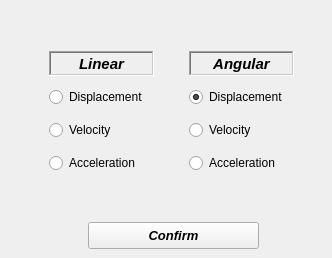
       <widget class="QWidget" name="tab_5">
        <attribute name="title">
         <string>Data setup</string>
        </attribute>
        <widget class="QWidget" name="gridLayoutWidget_3">
         <property name="geometry">
          <rect>
           <x>20</x>
           <y>42</y>
           <width>303</width>
           <height>141</height>
          </rect>
         </property>
         <layout class="QGridLayout" name="gridLayout_3">
          <property name="topMargin">
           <number>0</number>
          </property>
          <item row="1" column="0">
           <widget class="QRadioButton" name="radioButton_linear_disp">
            <property name="maximumSize">
             <size>
              <width>100</width>
              <height>20</height>
             </size>
            </property>
            <property name="sizeIncrement">
             <size>
              <width>0</width>
              <height>0</height>
             </size>
            </property>
            <property name="text">
             <string>Displacement</string>
            </property>
            <property name="shortcut">
             <string/>
            </property>
            <property name="checked">
             <bool>false</bool>
            </property>
            <property name="autoExclusive">
             <bool>true</bool>
            </property>
           </widget>
          </item>
          <item row="3" column="0">
           <widget class="QRadioButton" name="radioButton_linear_acc">
            <property name="sizePolicy">
             <sizepolicy hsizetype="Minimum" vsizetype="Fixed">
              <horstretch>0</horstretch>
              <verstretch>0</verstretch>
             </sizepolicy>
            </property>
            <property name="maximumSize">
             <size>
              <width>95</width>
              <height>20</height>
             </size>
            </property>
            <property name="sizeIncrement">
             <size>
              <width>20</width>
              <height>20</height>
             </size>
            </property>
            <property name="layoutDirection">
             <enum>Qt::LeftToRight</enum>
            </property>
            <property name="autoFillBackground">
             <bool>false</bool>
            </property>
            <property name="text">
             <string>Acceleration</string>
            </property>
            <property name="checked">
             <bool>false</bool>
            </property>
            <property name="autoExclusive">
             <bool>true</bool>
            </property>
           </widget>
          </item>
          <item row="0" column="0">
           <widget class="QLabel" name="label_31">
            <property name="minimumSize">
             <size>
              <width>105</width>
              <height>25</height>
             </size>
            </property>
            <property name="maximumSize">
             <size>
              <width>100</width>
              <height>21</height>
             </size>
            </property>
            <property name="font">
             <font>
              <family>Arial</family>
              <pointsize>11</pointsize>
              <weight>75</weight>
              <italic>true</italic>
              <bold>true</bold>
             </font>
            </property>
            <property name="frameShape">
             <enum>QFrame::WinPanel</enum>
            </property>
            <property name="frameShadow">
             <enum>QFrame::Sunken</enum>
            </property>
            <property name="text">
             <string>Linear</string>
            </property>
            <property name="alignment">
             <set>Qt::AlignCenter</set>
            </property>
           </widget>
          </item>
          <item row="2" column="0">
           <widget class="QRadioButton" name="radioButton_linear_vel">
            <property name="maximumSize">
             <size>
              <width>85</width>
              <height>20</height>
             </size>
            </property>
            <property name="sizeIncrement">
             <size>
              <width>20</width>
              <height>20</height>
             </size>
            </property>
            <property name="layoutDirection">
             <enum>Qt::LeftToRight</enum>
            </property>
            <property name="text">
             <string>Velocity</string>
            </property>
            <property name="checked">
             <bool>false</bool>
            </property>
            <property name="autoExclusive">
             <bool>true</bool>
            </property>
           </widget>
          </item>
          <item row="0" column="1">
           <widget class="QLabel" name="label_32">
            <property name="minimumSize">
             <size>
              <width>105</width>
              <height>25</height>
             </size>
            </property>
            <property name="maximumSize">
             <size>
              <width>100</width>
              <height>21</height>
             </size>
            </property>
            <property name="font">
             <font>
              <family>Arial</family>
              <pointsize>11</pointsize>
              <weight>75</weight>
              <italic>true</italic>
              <bold>true</bold>
             </font>
            </property>
            <property name="frameShape">
             <enum>QFrame::WinPanel</enum>
            </property>
            <property name="frameShadow">
             <enum>QFrame::Sunken</enum>
            </property>
            <property name="text">
             <string>Angular</string>
            </property>
            <property name="alignment">
             <set>Qt::AlignCenter</set>
            </property>
           </widget>
          </item>
          <item row="1" column="1">
           <widget class="QRadioButton" name="radioButton_angular_disp">
            <property name="maximumSize">
             <size>
              <width>100</width>
              <height>20</height>
             </size>
            </property>
            <property name="sizeIncrement">
             <size>
              <width>0</width>
              <height>0</height>
             </size>
            </property>
            <property name="text">
             <string>Displacement</string>
            </property>
            <property name="shortcut">
             <string/>
            </property>
            <property name="checked">
             <bool>true</bool>
            </property>
            <property name="autoExclusive">
             <bool>true</bool>
            </property>
           </widget>
          </item>
          <item row="2" column="1">
           <widget class="QRadioButton" name="radioButton_angular_vel">
            <property name="maximumSize">
             <size>
              <width>85</width>
              <height>20</height>
             </size>
            </property>
            <property name="sizeIncrement">
             <size>
              <width>20</width>
              <height>20</height>
             </size>
            </property>
            <property name="layoutDirection">
             <enum>Qt::LeftToRight</enum>
            </property>
            <property name="text">
             <string>Velocity</string>
            </property>
            <property name="checked">
             <bool>false</bool>
            </property>
            <property name="autoExclusive">
             <bool>true</bool>
            </property>
           </widget>
          </item>
          <item row="3" column="1">
           <widget class="QRadioButton" name="radioButton_angular_acc">
            <property name="sizePolicy">
             <sizepolicy hsizetype="Minimum" vsizetype="Fixed">
              <horstretch>0</horstretch>
              <verstretch>0</verstretch>
             </sizepolicy>
            </property>
            <property name="maximumSize">
             <size>
              <width>95</width>
              <height>20</height>
             </size>
            </property>
            <property name="sizeIncrement">
             <size>
              <width>20</width>
              <height>20</height>
             </size>
            </property>
            <property name="layoutDirection">
             <enum>Qt::LeftToRight</enum>
            </property>
            <property name="autoFillBackground">
             <bool>false</bool>
            </property>
            <property name="text">
             <string>Acceleration</string>
            </property>
            <property name="checked">
             <bool>false</bool>
            </property>
            <property name="autoExclusive">
             <bool>true</bool>
            </property>
           </widget>
          </item>
         </layout>
        </widget>
        <widget class="QPushButton" name="pushButton_data_table_setup">
         <property name="geometry">
          <rect>
           <x>88</x>
           <y>222</y>
           <width>171</width>
           <height>27</height>
          </rect>
         </property>
         <property name="font">
          <font>
           <family>Arial</family>
           <pointsize>10</pointsize>
           <weight>75</weight>
           <italic>true</italic>
           <bold>true</bold>
          </font>
         </property>
         <property name="text">
          <string>Confirm</string>
         </property>
        </widget>
       </widget>
